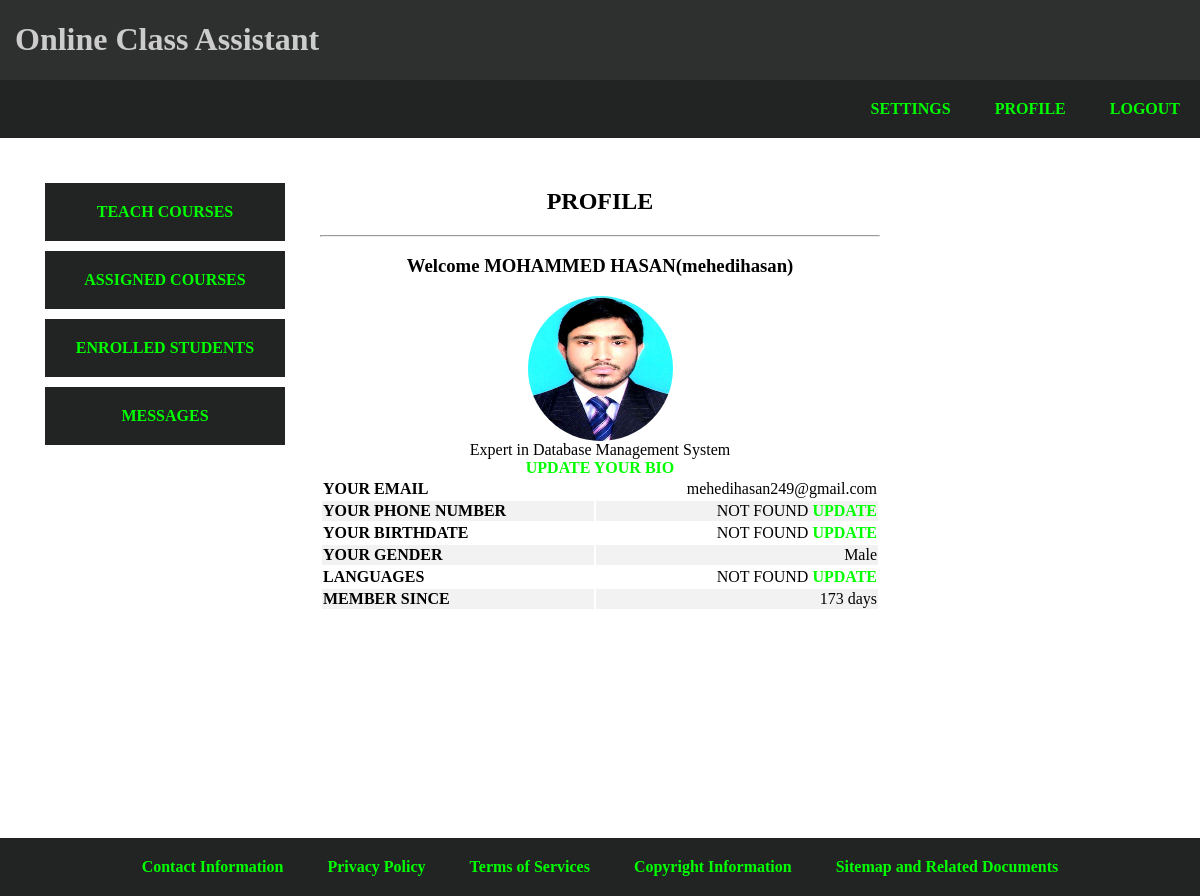
The app's page /user/home.php (signed in), older data.
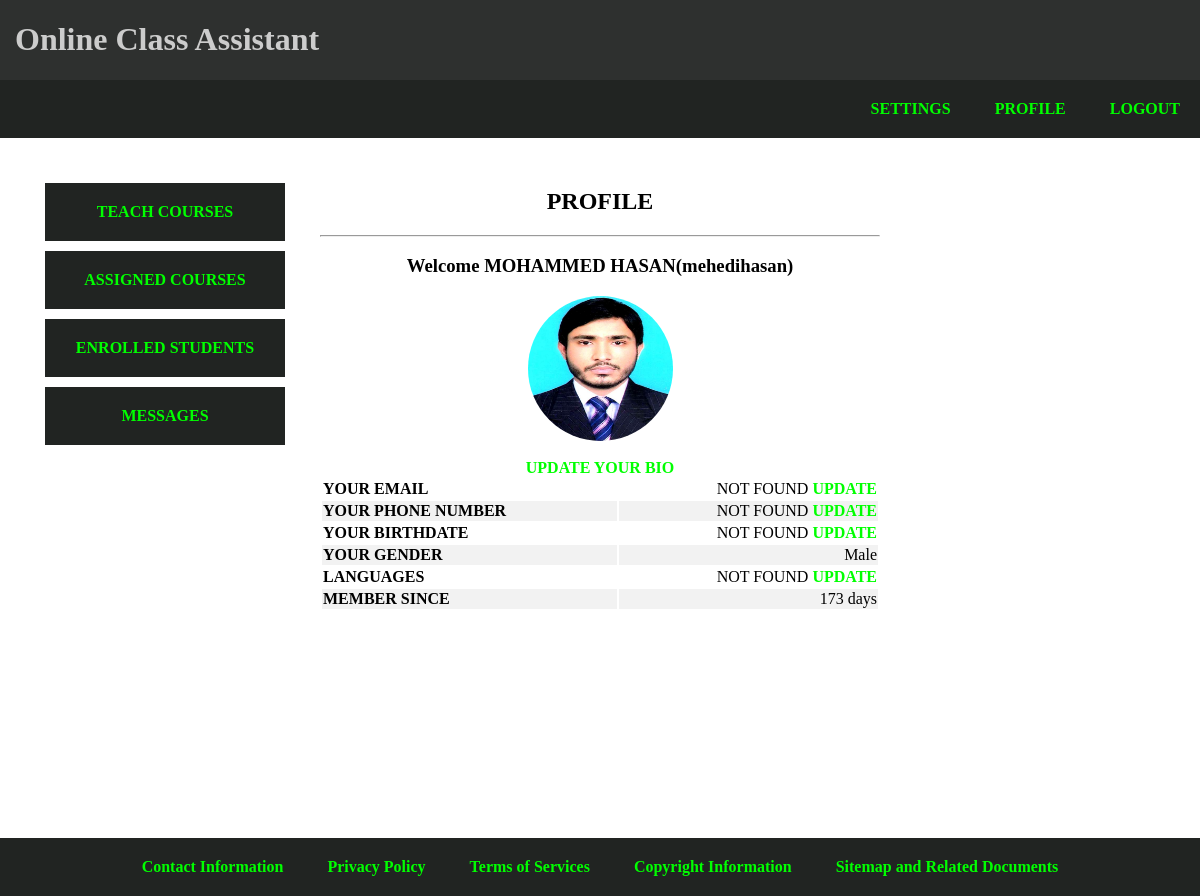
The same page, newer data.
### tables this page shows
CREATE TABLE `instructor` (
  `REGISTRATION` timestamp NOT NULL DEFAULT current_timestamp(),
  `NAME` varchar(255) NOT NULL,
  `ID` varchar(255) NOT NULL,
  `EMAIL` varchar(255) NOT NULL,
  `PHONENUMBER` varchar(15) DEFAULT NULL,
  `BIRTHDATE` date DEFAULT NULL,
  `GENDER` char(7) NOT NULL,
  `LANGUAGES` varchar(255) DEFAULT NULL,
  `ABOUT` tinytext DEFAULT NULL,
  `PASS` varchar(255) NOT NULL DEFAULT '123456',
  `PHOTO` varchar(255) DEFAULT NULL
);

### user/home.php (the view, shortened to what this page needs)
<?php
$id = $_SESSION['user_id'];
include("../connection.php");
?>
<html>
<head>
    <link rel="stylesheet" href="../style.css">
</head>
<body>
    <div class="row-1">
        <div class="header col-12">
            <?php
            include("../options/header.php");
            ?>
        </div>
    </div>
    <div class="row-2">
        <div class="navbar col-12">
            <nav>
                <?php
                include("../options/navbar.php");
                ?>
            </nav>
        </div>
    </div>
    <div class="row-3">
        <div class="menu col-3">
            <?php
            include("../options/menu.php");
            ?>
        </div>
        <div class="main col-6">
            <h2>PROFILE</h2>
            <hr>
            <?php
            $query = "select NAME,EMAIL,PHONENUMBER,BIRTHDATE,GENDER,LANGUAGES,ABOUT,PHOTO,DATEDIFF(CURRENT_TIMESTAMP,REGISTRATION) as TIME from $user where ID='$id'";
            $r = mysqli_query($con, $query);
            $row = mysqli_fetch_assoc($r);
            $name = $row['NAME'];
            $email = $row['EMAIL'] == '' ? "NOT FOUND <a href='settings.php'>UPDATE</a>" : $row['EMAIL'];
            $phone_num = $row['PHONENUMBER'] == '' ? "NOT FOUND <a href='settings.php' class='approve'>UPDATE</a>" : $row['PHONENUMBER'];
            $bdate = $row['BIRTHDATE'] == '' ? "NOT FOUND <a href='settings.php'>UPDATE</a>" : $row['BIRTHDATE'];
            $gender = $row['GENDER'] == '' ? "NOT FOUND <a href='settings.php'>UPDATE</a>" : $row['GENDER'];
            $languages = $row['LANGUAGES'] == '' ? "NOT FOUND <a href='settings.php'>UPDATE</a>" : $row['LANGUAGES'];
            $about = $row['ABOUT'];
            $photo = $row['PHOTO'] == '' ? "default.png" : $row['PHOTO'];
            $reg = $row['TIME'] . ' days';
            echo "
            <h3>Welcome $name($id) </h3>
            <img class='dp' src='../uploads/user_photo/$photo' alt='$name'/>
            <br>
            $about
            <br>
            <a href='settings.php'>UPDATE YOUR BIO</a>
            <table class='profile' id='profile'>
            <tr>
            <th>YOUR EMAIL</th><td>$email</td>
            </tr>
            <tr>
            <th>YOUR PHONE NUMBER</th><td>$phone_num</td>
            </tr>
            <tr>
            <th>YOUR BIRTHDATE</th><td>$bdate</td>
            </tr>
            <tr>
            <th>YOUR GENDER</th><td>$gender</td>
            </tr>
            <tr>
            <th>LANGUAGES</th><td>$languages</td>
            </tr>
            <tr>
            <th>MEMBER SINCE</th><td>$reg</td>
            </tr>
            </table>
            ";
            ?>
        </div>
        <div class="sidebar col-3">
        </div>
    </div>
    <div class="row-4">
        <div class="footer col-12">
            <footer>
                <?php
                include("../options/footer.php");
                ?>
            </footer>
        </div>
    </div>
</body>
</html>

### options/header.php
<h1>Online Class Assistant</h1>

### options/navbar.php (shortened to what this page needs)
<?php
if (isset($_GET['footer'])) {
    if (isset($_SESSION['user'])) {
        $user = $_SESSION['user'];
        echo "
        <a href='../user/home.php' class='option'> BACK TO HOME </a>
        ";
    } else {
        echo "
        <a href='../login.php' class='option'> LOG IN </a>
        <a href='../signup.php' class='option'> SIGN UP </a>
        ";
    }
} else {
    if (isset($_SESSION['user'])) {
        echo "
        <a href='settings.php' class='option'> SETTINGS </a>
        <a href='home.php' class='option'> PROFILE </a>
        <a href='?logout' class='option'> LOGOUT </a>
        ";
    } else {
        echo "
        <a href='login.php' class='option'> LOG IN </a>
        <a href='signup.php' class='option'> SIGN UP </a>
        ";
    }
}

### options/menu.php
<?php
if (isset($_SESSION['user'])) {
    $user = $_SESSION['user'];
    if ($user == 'admin') {
        echo "
        <a href='add.php' class='option'> ADD COURSES </a>
        <a href='message.php' class='option'> MESSAGES </a>
        ";
    } else if ($user == 'instructor') {
        echo "
        <a href='teach.php' class='option'> TEACH COURSES </a>
        <a href='assigned.php' class='option'> ASSIGNED COURSES </a>
        <a href='enrolled.php' class='option'> ENROLLED STUDENTS </a>
        <a href='message.php' class='option'> MESSAGES </a>
        ";
    } else if ($user == 'student') {
        echo "
        <a href='avail.php' class='option'> AVAIL COURSES </a>
        <a href='taken.php' class='option'> TAKEN COURSES </a>
        <a href='requested.php' class='option'> REQUESTED COURSES </a>
        <a href='message.php' class='option'> MESSAGES </a>
        ";
    }
}

### options/footer.php (shortened to what this page needs)
<?php
if (isset($_GET['footer'])) {
    echo "
    <a href='../index.htm?footer' class='option'> ABOUT US </a>
    <a href='contact.php?footer' class='option'>Contact Information</a>
    <a href='privacy.php?footer' class='option'>Privacy Policy</a>
    <a href='terms.php?footer' class='option'>Terms of Services</a>
    <a href='copyright.php?footer' class='option'>Copyright Information</a>
    <a href='sitemap.php?footer' class='option'>Sitemap and Related Documents</a>
    ";
} else {
    if (isset($_SESSION['user'])) {
        echo "
        <a href='../pages/contact.php?footer' class='option'>Contact Information</a>
        <a href='../pages/privacy.php?footer' class='option'>Privacy Policy</a>
        <a href='../pages/terms.php?footer' class='option'>Terms of Services</a>
        <a href='../pages/copyright.php?footer' class='option'>Copyright Information</a>
        <a href='../pages/sitemap.php?footer' class='option'>Sitemap and Related Documents</a>
        ";
    }
}
?>

### style.css (style rules this page uses)
.col-3 { width: 25%; }
.col-6 { width: 50%; }
.col-12 { width: 100%; }
* { box-sizing: border-box; }
[class*="col-"] { float: left; }
[class*="row-"]::after { content: ""; clear: both; display: table; }
[class*="row-"] { padding: 0px; margin: 0px; }
img { max-width: 100%; height: auto; }
body { background-color: white; margin: 0; }
.row-1 { margin: 0; background-color: #2e302f; color: #fff; position: sticky; top: 0; }
.header { margin: 0; text-align: left; padding-left: 15px; color: #ccc; }
.row-2 { margin: 0px; padding: 0px; background-color: #212422; }
.navbar { text-align: right; padding: 0; margin: 0; width: 100%; }
.navbar .option { padding: 20px; margin: 0; display: inline-block; }
.row-3 { margin: 0px; padding: 20px; min-height: calc(100vh - 100px); }
.menu { text-align: left; margin: 0; padding: 20px; display: grid; }
.menu .option { padding: 20px; margin: 5px; text-align: center; background-color: #212422; }
.main { text-align: center; padding: 10px; }
.sidebar { text-align: right; margin: 0; padding: 20px; display: grid; }
.row-4 { margin: 0; padding: 0; background-color: #212422; }
.footer { text-align: center; padding: 0; margin: 0; width: 100%; }
.footer .option { padding: 20px; margin: 0; display: inline-block; }
a:link { font-weight: bolder; text-decoration: none; color: #00ff00; }
.dp { border-radius: 50%; height: 145px; width: 145px; }
td, th { width: auto; border-bottom: 1px solid black; }
table { width: 100%; text-align: center; overflow-x: auto; }
tr:nth-child(even) { background-color: #f2f2f2; }
.profile tr { border: 0; }
.profile th { text-align: left; border: 0; }
.profile td { text-align: right; border: 0; }

Row changes from the older to the newer data that the page shows:
changed instructor "MOHAMMED HASAN": ABOUT "Expert in Database Management System" → (not shown); EMAIL "mehedihasan249@gmail.com" → (not shown)
Text that changed along with them:
text now shown: "NOT FOUND UPDATE"
